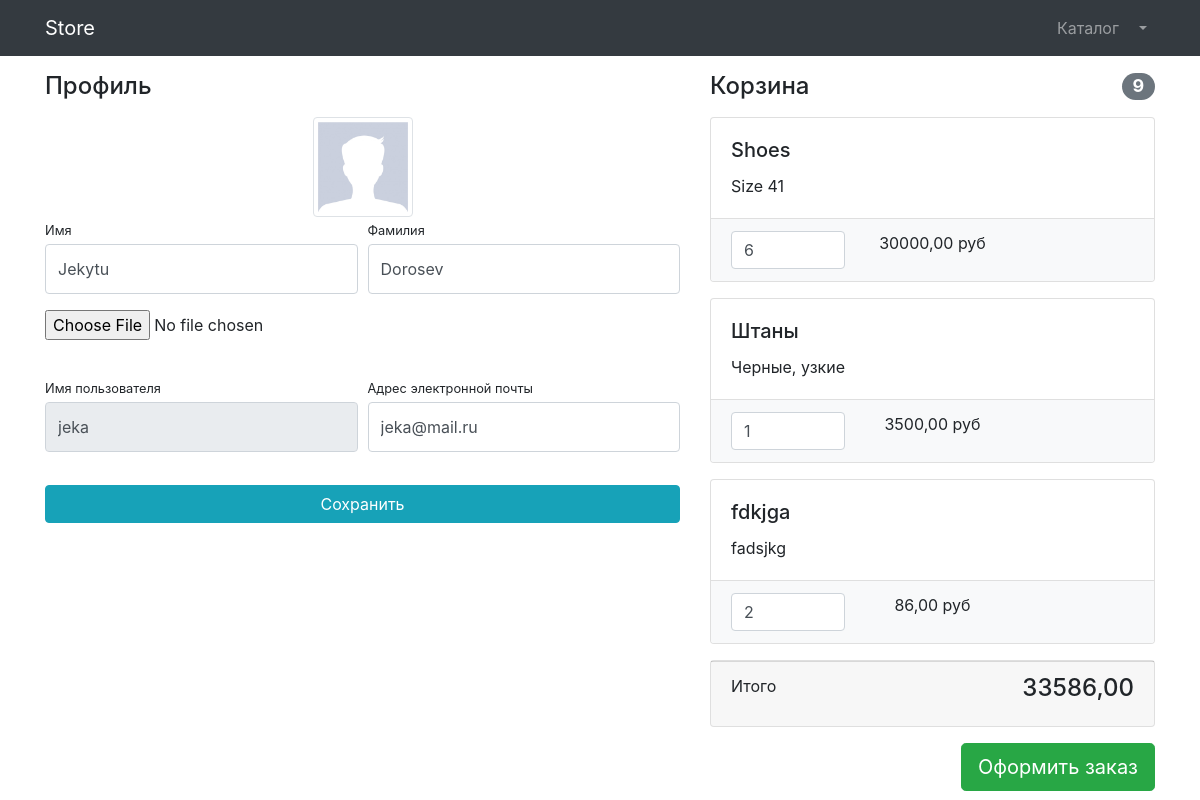
Page /accounts/profile/2/ (signed in) on the committed database.
### users/models.py (models this page shows)
class User(AbstractUser):
    image = models.ImageField(upload_to='users_image', null=True, blank=True)
    is_verified_email = models.BooleanField(default=False)

### products/models.py (models this page shows, shortened)
class Basket(models.Model):
    user = models.ForeignKey(to=User, on_delete=models.CASCADE)
    product = models.ForeignKey(to=Product, on_delete=models.CASCADE)
    quantity = models.PositiveIntegerField(default=0)
    created_timestamp = models.DateTimeField(auto_now_add=True)
    objects = BasketQuerySet.as_manager()
    def sum(self):
        return self.product.price * self.quantity

class Product(models.Model):
    name = models.CharField(max_length=256)
    description = models.TextField()
    price = models.DecimalField(max_digits=6, decimal_places=2)
    quantity = models.PositiveIntegerField(default=0)
    image = models.ImageField(upload_to='products_images')
    category = models.ForeignKey(to=ProductCategory, on_delete=models.CASCADE)
    class Meta:
        verbose_name = 'product'
        verbose_name_plural = 'products'

### users/views.py (the view, shortened to what this page needs)
# urls.py: path('profile/<int:pk>/', login_required(UserProfileView.as_view()), name='profile'),
class UserProfileView(TitleMixin, UpdateView):
    model = User
    form_class = UserProfileForm
    template_name = 'users/profile.html'
    title = 'Store - личный кабинет'

### users/forms.py
class UserProfileForm(UserChangeForm):
    first_name = forms.CharField(widget=forms.TextInput(attrs={'class': 'form-control py-4'}))
    last_name = forms.CharField(widget=forms.TextInput(attrs={'class': 'form-control py-4'}))
    email = forms.CharField(widget=forms.EmailInput(attrs={'class': 'form-control py-4'}))
    username = forms.CharField(widget=forms.TextInput(attrs={
        'class': 'form-control py-4', 'readonly': True}))
    image = forms.ImageField(widget=forms.FileInput(attrs={
        'class': 'custom-file-input'}), required=False)
    class Meta:
        model = User
        fields = ['first_name', 'last_name', 'image', 'username', 'email', ]

### common/views.py (called while the page is built)
    def get_context_data(self, **kwargs):
        context = super(TitleMixin, self).get_context_data(**kwargs)
        context['title'] = self.title
        return context

### products/context_processors.py (called while the page is built)
def baskets(request):
    user = request.user
    return {'baskets': Basket.objects.filter(user=user) if user.is_authenticated else []}

### products/models.py (called while the page is built)
    def total_sum(self):
        return sum(basket.sum() for basket in self)

    def total_quantity(self):
        return sum(basket.quantity for basket in self)

### users/templates/users/profile.html (shortened to what this page needs)
{% extends 'products/base.html' %}
{% load static %}
{% block css %}
    <link href="{% static 'vendor/css/profile.css' %}" rel="stylesheet">
{% endblock %}
{% block content %}
    <div class="container">
        <div class="row">
            <div class="col-lg-7">
                <h4 class="mt-3 mb-3">Профиль</h4>
                <div class="col-lg-12 text-center">
                    <img width="100" height="100"
                         src=" {% if user.image %}{{ user.image.url }}{% else %}  {% static  'vendor/img/users/default_avatar.jpg' %} {% endif %}"
                         class="img-thumbnail">
                </div>
                <form action="{% url 'users:profile' user.id %}" method="post" enctype="multipart/form-data">
                    <div class="form-row">
                        <div class="col-lg-6">
                            <div class="form-group">
                                <label class="small mb-1" for="{{ form.first_name.id_for_label }}">Имя</label>
                                {{ form.first_name }}
                            </div>
                        </div>
                        <div class="col-lg-6">
                            <div class="form-group">
                                <label class="small mb-1" for="{{ form.last_name.id_for_label }}">Фамилия</label>
                                {{ form.last_name }}
                            </div>
                        </div>
                    </div>
                    <div class="form-row mb-2">
                        <div class="col-lg-12">
                            <div class="custom-file">
                                <input type="file" class="{{ form.image.id_for_label }}" id="userAvatar" size="50">
                            </div>
                        </div>
                    </div>
                    <div class="form-row">
                        <div class="col-lg-6">
                            <label class="small mb-1" for="{{ form.username.id_for_label }}">Имя пользователя</label>
                            {{ form.username }}
                        </div>
                        <div class="col-lg-6">
                            <label class="small mb-1" for="{{ form.email.id_for_label }}">Адрес электронной
                                почты</label>
                            {{ form.email }}
                        </div>
                    </div>
                    <div class="form-row">
                        <div class="col-lg-12" style="margin-top: 33px;">
                            <input class="btn btn-info btn-block" type="submit" value="Сохранить">
                        </div>
                    </div>
                </form>
            </div>
            <div class="col-lg-5">
                {% include 'products/basket.html' %}
            </div>
        </div>
    </div>
{% endblock %}

### products/templates/products/basket.html (shortened to what this page needs)
{% if baskets %}
    <h4 class="mt-3 mb-3 d-flex justify-content-between align-items-center mb-3">
        Корзина <span class="badge badge-secondary badge-pill">{{ baskets.total_quantity }}</span>
    </h4>
    {% for basket in baskets %}
        <div class="card mb-3">
            <div class="card-body">
                <h5 class="card-title">{{ basket.product.name }}</h5>
                <p class="card-text">{{ basket.product.description }}</p>
            </div>
            <ul class="list-group list-group-flush">
                <li class="list-group-item bg-light">
                    <div class="row text-center">
                        <div class="col-lg-4">
                            <input name="basketID" type="number" class="form-control"
                                   value="{{ basket.quantity }}" min="0">
                        </div>
                        <div class="col-lg-4"><p class="card-text">{{ basket.sum }} руб</p></div>
                        <div class="col-lg-4">
                        </div>
                    </div>
                </li>
            </ul>
        </div>
    {% endfor %}
    <div class="card mb-3">
        <div class="card-footer">
            <p class="float-left">Итого</p>
            <h4 class="float-right">{{ baskets.total_sum }}</h4>
        </div>
    </div>
    <a class="btn btn-success btn-lg float-right" href="../orders/order-create.html">
        Оформить заказ
    </a>
{% else %}
    <h4 class="mt-3 mb-3 text-center">
        Корзина пуста
    </h4>
{% endif %}

### rows in the picture
User: first_name "Jekytu", last_name "Dorosev", username "jeka", email "jeka@mail.ru"
Basket: total_quantity "9", product.name "Shoes", product.description "Size 41", basketID "6", sum "30000,00", total_sum "33586,00"
Basket: product.name "Штаны", product.description "Черные, узкие", basketID "1", sum "3500,00"
Basket: product.name "fdkjga", product.description "fadsjkg", basketID "2", sum "86,00"
